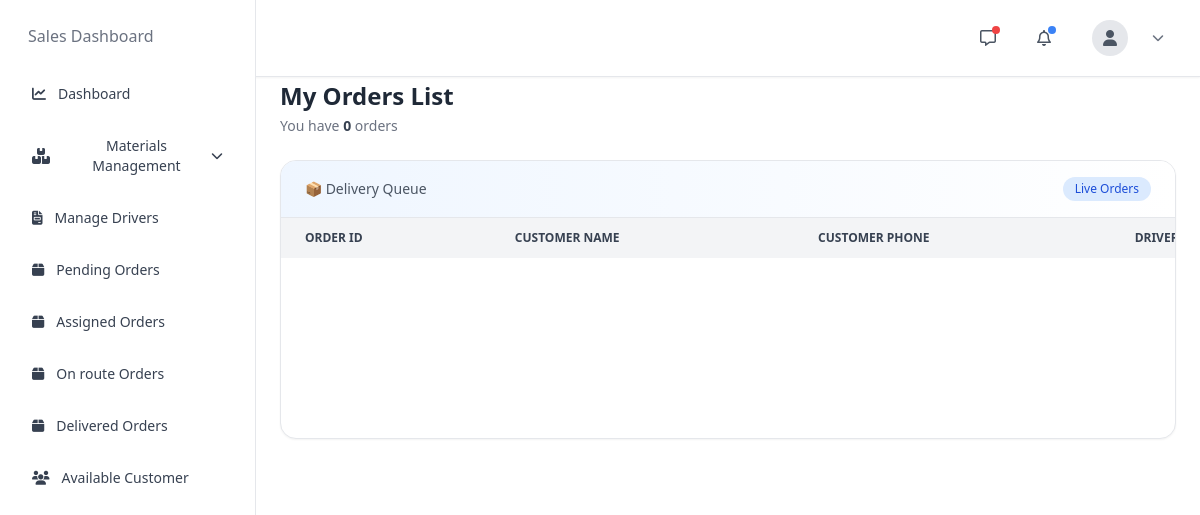
The app's page /orders/admin/orders/delivered/, older data.
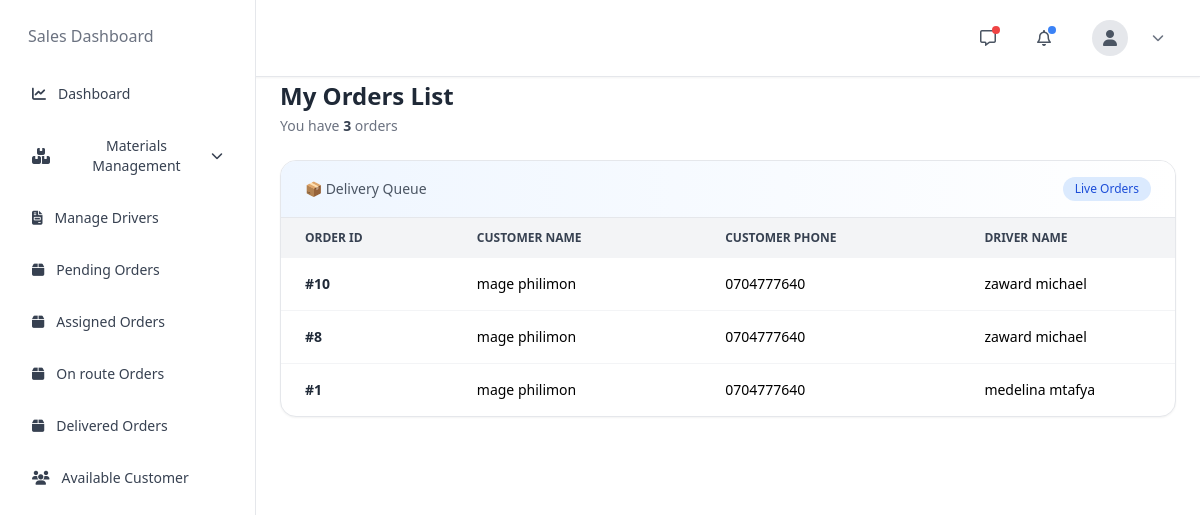
The same page, newer data.
### orders/models.py (models this page shows, shortened)
class Order(models.Model):
    STATUS_CHOICES = (
        ('PENDING', 'Pending'),
        ('ASSIGNED', 'Assigned'),
        ('ON_ROUTE', 'On Route'),
        ('DELIVERED', 'Delivered'),
        ('CANCELLED', 'Cancelled'),
    )
    customer = models.ForeignKey(
        User,
        on_delete=models.CASCADE,
        limit_choices_to={'role': 'CUSTOMER'}
    )
    driver = models.ForeignKey(
        User,
        on_delete=models.SET_NULL,
        null=True,
        blank=True,
        related_name='deliveries',
        limit_choices_to={'role': 'DRIVER'}
    )
    delivery_address = models.TextField()
    location = models.CharField(
        max_length=255,
        null=True,
        blank=True
    )
    status = models.CharField(
        max_length=20,
        choices=STATUS_CHOICES,
        default='PENDING'
    )
    created_at = models.DateTimeField(auto_now_add=True)

### accounts/models.py (models this page shows)
class User(AbstractUser):
    username = None
    email = models.EmailField(unique=True)
    first_name = models.CharField(max_length=150)
    last_name = models.CharField(max_length=150)
    phone = models.CharField(max_length=20, blank=True, null=True)
    ROLE_CHOICES = (
        ('ADMIN', 'Admin'),
        ('CUSTOMER', 'Customer'),
        ('DRIVER', 'Driver'),
    )
    role = models.CharField(
        max_length=20,
        choices=ROLE_CHOICES,
        default='CUSTOMER'
    )
    license_number = models.CharField(max_length=100, blank=True, null=True)
    vehicle_number = models.CharField(max_length=100, blank=True, null=True)
    vehicle_name = models.CharField(
            max_length=150,
            blank=True,
            null=True
        )
    VEHICLE_TYPES = (
        ("TRUCK", "Truck"),
        ("PICKUP", "Pickup"),
        ("TRAILER", "Trailer"),
        ("VAN", "Van"),
        ("MOTORCYCLE", "Motorcycle"),
    )
    vehicle_type = models.CharField(
        max_length=30,
        choices=VEHICLE_TYPES,
        blank=True,
        null=True
    )
    vehicle_model = models.CharField(
        max_length=100,
        blank=True,
        null=True
    )
    vehicle_color = models.CharField(
        max_length=50,
        blank=True,
        null=True
    )
    vehicle_capacity = models.CharField(
        max_length=50,
        blank=True,
        null=True,
        help_text="Example: 5 Tons"
    )
    address = models.TextField(
        blank=True,
        null=True
    )
    is_available = models.BooleanField(default=True)
    is_verified = models.BooleanField(default=False)
    created_at = models.DateTimeField(auto_now_add=True)
    USERNAME_FIELD = 'email'
    REQUIRED_FIELDS = ['first_name', 'last_name']
    objects = CustomUserManager()

### orders/views.py (the view)
# urls.py: path("admin/orders/delivered/", views.admin_delivered_orders, name="admin_delivered_orders"),
def admin_delivered_orders(request):
    orders = Order.objects.filter(status="DELIVERED").order_by("-created_at")
    return render(request, "manager/assigned_orders.html", {
        "orders": orders,
        "title": "Delivered Orders"
    })

### templates/manager/assigned_orders.html (shortened to what this page needs)
{% extends 'manager/base.html' %}
{% load humanize %}
{% block content %}
{% include 'manager/nav.html' %}
{% include 'manager/sidebar.html' %}
<div class="sm:ml-64 min-h-screen pt-20 px-6 pb-10">
    <div class="flex flex-col md:flex-row md:items-center md:justify-between gap-4 mb-6">
        <div>
            <h1 class="text-2xl font-bold text-gray-800">
                My Orders List
            </h1>
            <p class="text-sm text-gray-500 mt-1">
                You have
                <span class="font-semibold text-gray-700">
                    {{ orders|length }}
                </span>
                orders
            </p>
        </div>
    </div>
    <div class="bg-white rounded-2xl shadow-sm border border-gray-200 overflow-hidden">
        <div class="px-6 py-4 bg-gradient-to-r from-blue-50 to-white border-b flex justify-between items-center">
            <p class="text-sm text-gray-600">📦 Delivery Queue</p>
            <span class="text-xs bg-blue-100 text-blue-700 px-3 py-1 rounded-full">Live Orders</span>
        </div>
        <div class="overflow-x-auto">
            <table class="min-w-[2600px] w-full text-sm table-auto">
                <thead class="bg-gray-100 text-gray-700 text-xs uppercase sticky top-0 z-10">
                    <tr class="whitespace-nowrap">
                        <th class="px-6 py-3 text-left">Order ID</th>
                        <th class="px-6 py-3 text-left">Customer  Name</th>
                        <th class="px-6 py-3 text-left">Customer Phone</th>
                        <th class="px-6 py-3 text-left">Driver Name</th>
                    </tr>
                </thead>
                <tbody class="divide-y divide-gray-100">
                {% for o in orders %}
                    <tr class="whitespace-nowrap hover:bg-gray-50 transition">
                        <td class="px-6 py-3 font-semibold text-gray-800">
                            #{{ o.id }}
                        </td>
                        <td class="px-6 py-3">{{ o.customer.first_name }} {{ o.customer.last_name }}</td>
                        <td class="px-6 py-3">{{ o.customer.phone }}</td>
                        <td class="px-6 py-3">{% if o.driver %}{{ o.driver.first_name }} {{ o.driver.last_name }}{% else %}-{% endif %}</td>
                    </tr>
                {% empty %}
                    <tr>
                        <td colspan="17" class="text-center py-20 text-gray-400">
                        </td>
                    </tr>
                {% endfor %}
                </tbody>
            </table>
        </div>
    </div>
</div>
{% endblock %}

### templates/manager/base.html (shortened to what this page needs)
{% load static %}
<!DOCTYPE html>
<html lang="en">
<head>
  <script src="https://cdn.tailwindcss.com"></script>
  <link href="https://cdnjs.cloudflare.com/ajax/libs/flowbite/2.3.0/flowbite.min.css" rel="stylesheet" />
  <link rel="stylesheet" href="https://cdnjs.cloudflare.com/ajax/libs/font-awesome/6.5.0/css/all.min.css" />
</head>
<body class=" m-0 p-0">
    {% block content %}
    {% endblock %}
</body>
</html>

### templates/manager/nav.html (shortened to what this page needs)
<link rel="stylesheet" href="https://cdnjs.cloudflare.com/ajax/libs/font-awesome/6.5.0/css/all.min.css">
<nav class="fixed top-0 z-50 w-full bg-white border-b border-gray-200 shadow-sm dark:bg-gray-900 dark:border-gray-700">
  <div class="px-4 py-3 lg:px-6">
    <div class="flex items-center justify-between">
      <div class="flex items-center gap-4">
       <button id="sidebarToggle"
    class="w-10 h-10 flex items-center justify-center rounded-lg hover:bg-gray-100 dark:hover:bg-gray-800">
</button>
      </div>
      <div class="flex items-center gap-4">
        <button class="relative w-10 h-10 flex items-center justify-center rounded-lg hover:bg-gray-100 dark:hover:bg-gray-800">
          <i class="fa-regular fa-message text-gray-600 dark:text-gray-300"></i>
          <span class="absolute top-2 right-2 w-2 h-2 bg-red-500 rounded-full"></span>
        </button>
        <button class="relative w-10 h-10 flex items-center justify-center rounded-lg hover:bg-gray-100 dark:hover:bg-gray-800">
          <i class="fa-regular fa-bell text-gray-600 dark:text-gray-300"></i>
          <span class="absolute top-2 right-2 w-2 h-2 bg-blue-500 rounded-full"></span>
        </button>
        <div class="relative">
          <button id="userDropdownBtn"
            class="flex items-center gap-3 px-3 py-2 rounded-lg hover:bg-gray-100 dark:hover:bg-gray-800">
            <div class="w-9 h-9 flex items-center justify-center rounded-full bg-gray-200 dark:bg-gray-700">
              <i class="fa-solid fa-user text-gray-600 dark:text-gray-300"></i>
            </div>
            <i class="fa-solid fa-chevron-down text-xs text-gray-500"></i>
          </button>
        </div>
      </div>
    </div>
  </div>
</nav>

### templates/manager/sidebar.html (shortened to what this page needs)
<aside id="logo-sidebar"
    class="fixed top-0 left-0 z-50 w-64 h-screen bg-white border-r border-gray-200
           transform -translate-x-full transition-transform duration-300 ease-in-out
           lg:translate-x-0">
    <div class="h-full px-4 pb-6 overflow-y-auto pt-4 lg:pt-6">
        <div class="mb-6 px-3 hidden lg:block">
            <h2 class=" text-gray-500 ">
                Sales Dashboard
            </h2>
        </div>
        <ul class="space-y-2 font-medium">
            <li>
                <a href="{% url 'admin_dashboard' %}"
                    class="flex items-center gap-3 px-4 py-3 text-sm text-gray-700 rounded-2xl hover:bg-blue-50 hover:text-blue-600 transition">
                    <i class="fa-solid fa-chart-line"></i>
                    <span>Dashboard</span>
                </a>
            </li>
<li>
    <button
        type="button"
        class="flex items-center justify-between w-full px-4 py-3 text-sm text-gray-700 rounded-2xl hover:bg-gray-50 hover:text-blue-600 transition-all duration-200"
        aria-controls="materials-dropdown"
        data-collapse-toggle="materials-dropdown">
        <div class="flex items-center gap-3">
            <i class="fa-solid fa-boxes-stacked text-base"></i>
            <span>Materials Management</span>
        </div>
        <i class="fa-solid fa-chevron-down text-xs"></i>
    </button>
</li>
            <li>
                <a href="{%url 'driver_list' %}"
                    class="flex items-center gap-3 px-4 py-3 text-sm text-gray-700 rounded-2xl hover:bg-blue-50 hover:text-blue-600 transition">
                    <i class="fa-solid fa-file-invoice"></i>
                    <span>Manage Drivers</span>
                </a>
            </li>
            <li>
                <a href="{%url 'admin_pending_orders' %}"
                    class="flex items-center gap-3 px-4 py-3 text-sm text-gray-700 rounded-2xl hover:bg-blue-50 hover:text-blue-600 transition">
                    <i class="fa-solid fa-box"></i>
                    <span>Pending Orders</span>
                </a>
            </li>
            <li>
                <a href="{%url 'admin_assigned_orders' %}"
                    class="flex items-center gap-3 px-4 py-3 text-sm text-gray-700 rounded-2xl hover:bg-blue-50 hover:text-blue-600 transition">
                    <i class="fa-solid fa-box"></i>
                    <span>Assigned Orders</span>
                </a>
            </li>
            <li>
                <a href="{%url 'admin_on_route_orders' %}"
                    class="flex items-center gap-3 px-4 py-3 text-sm text-gray-700 rounded-2xl hover:bg-blue-50 hover:text-blue-600 transition">
                    <i class="fa-solid fa-box"></i>
                    <span>On route Orders</span>
                </a>
            </li>
            <li>
                <a href="{%url 'admin_delivered_orders' %}"
                    class="flex items-center gap-3 px-4 py-3 text-sm text-gray-700 rounded-2xl hover:bg-blue-50 hover:text-blue-600 transition">
                    <i class="fa-solid fa-box"></i>
                    <span>Delivered Orders</span>
                </a>
            </li>
            <li>
                <a href="{%url 'admin_customer_list' %}"
                    class="flex items-center gap-3 px-4 py-3 text-sm text-gray-700 rounded-2xl hover:bg-blue-50 hover:text-blue-600 transition">
                    <i class="fa-solid fa-users"></i>
                    <span>Available Customer</span>
                </a>
            </li>
        </ul>
    </div>
</aside>

Row changes from the older to the newer data that the page shows:
added Order: id "10", customer.first_name "mage", customer.last_name "philimon", customer.phone "0704777640", driver.first_name "zaward", driver.last_name "michael"
added Order: id "8", customer.first_name "mage", customer.last_name "philimon", customer.phone "0704777640", driver.first_name "zaward", driver.last_name "michael"
added Order: id "1", customer.first_name "mage", customer.last_name "philimon", customer.phone "0704777640", driver.first_name "medelina", driver.last_name "mtafya"
Text that changed along with them:
{{ orders|length }}: "0" → "3"
